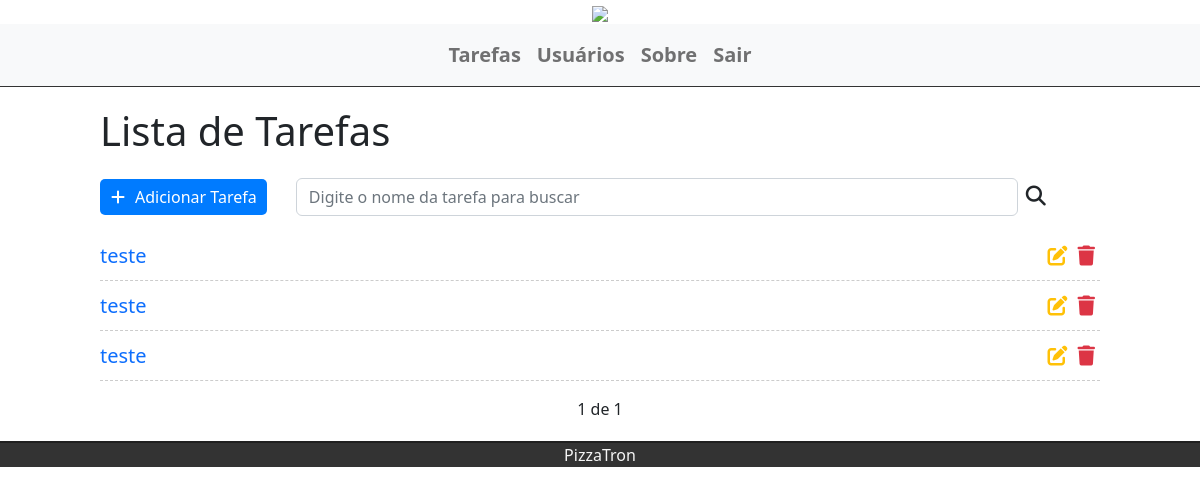
The app's page / (signed in), older data.
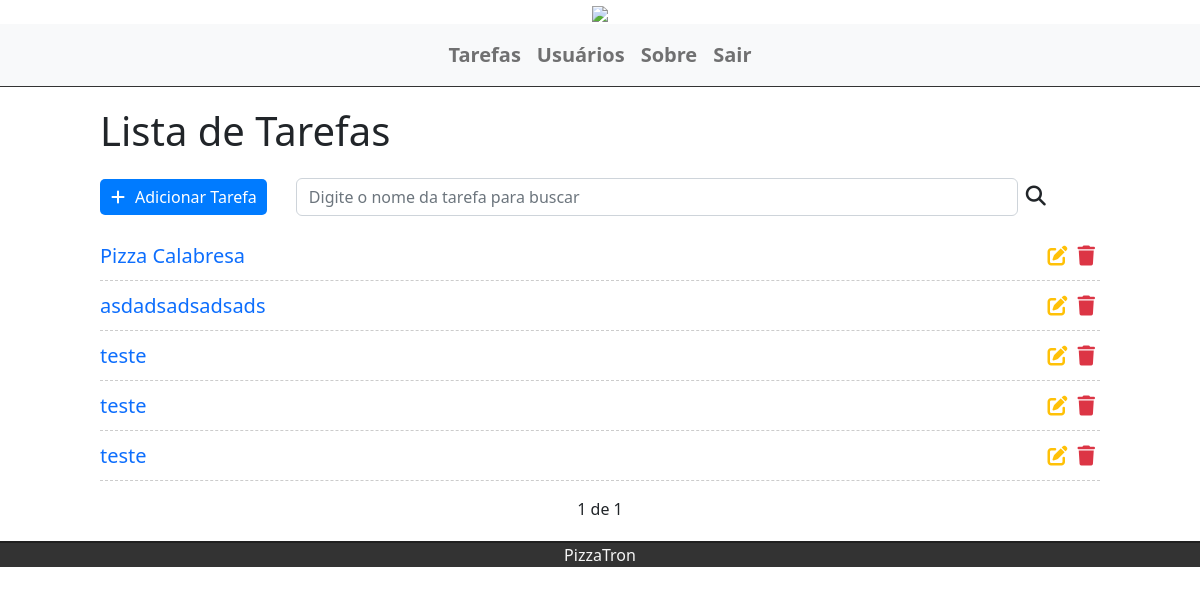
The same page, newer data.
### tasks/models.py (models this page shows, shortened)
class Task(models.Model):
    STATUS = (
        ('doing', 'Aberto'),
        ('done', 'Fechado'),
    )
    title = models.CharField(max_length=255)
    description = models.TextField()
    done = models.CharField(
        max_length=5,
        choices=STATUS,
    )
    user = models.ForeignKey(get_user_model(), on_delete=models.CASCADE)
    create_at = models.DateTimeField(auto_now_add=True)
    update_at = models.DateTimeField(auto_now=True)

### tasks/views.py (the view)
# urls.py: path('', views.taskList, name='task-list'),
@login_required
def taskList(request):
    search = request.GET.get('search')
    if search:
        tasks = Task.objects.filter(title__icontains=search, user=request.user)
    else:
        tasks_list = Task.objects.all().order_by('-create_at').filter(user=request.user)
        paginator = Paginator(tasks_list, 5)
        page = request.GET.get('page')
        tasks = paginator.get_page(page)
    return render(request, 'tasks/list.html', {'tasks': tasks})

### tasks/templates/tasks/list.html (shortened to what this page needs)
{% extends 'base.html' %}
{% block content %}
    <div class="offset-1 col-10 list-div">
        <h1>Lista de Tarefas</h1>
        <a id="add-link" href="newtask/">
            <div class="col-2 add-div">
                <i class="fas fa-plus"></i>Adicionar Tarefa
            </div>
        </a>
        <div class="col-9 search-div">
            <form method="GET" id="search-form" class="d-flex">
                <input class="form-control me-2"
                       type="text"
                       id="search"
                       name="search"
                       placeholder="Digite o nome da tarefa para buscar"
                       aria-label="search"
                       value="{{ request.GET.search }}">
                <i class="fa-solid fa-magnifying-glass" id="search-btn"></i>
            </form>
        </div>
        <ul class="task-list">
            {% for task in tasks %}
                <li class="task-item">
                    <span><a class="hyperlink" href="/tasks/{{ task.id }}">{{ task.title }}</a></span>
                    <a href="delete/{{ task.id }}" class="delete-btn"><span><i class="fas fa-trash"></i></span></a>
                    <a href="edit/{{ task.id }}"><span><i class="fas fa-edit"></i></span></a>
                </li>
            {% endfor %}
        </ul>
        <div class="pagination">
            <span class="step-links">
                {% if tasks.paginator.num_pages %}
                    <span class="current">{{ tasks.number }} de {{ tasks.paginator.num_pages }}</span>
                {% endif %}
            </span>
        </div>
    </div>
{% endblock %}

Row changes from the older to the newer data that the page shows:
added Task: title "Pizza Calabresa"
added Task: title "asdadsadsadsads"
